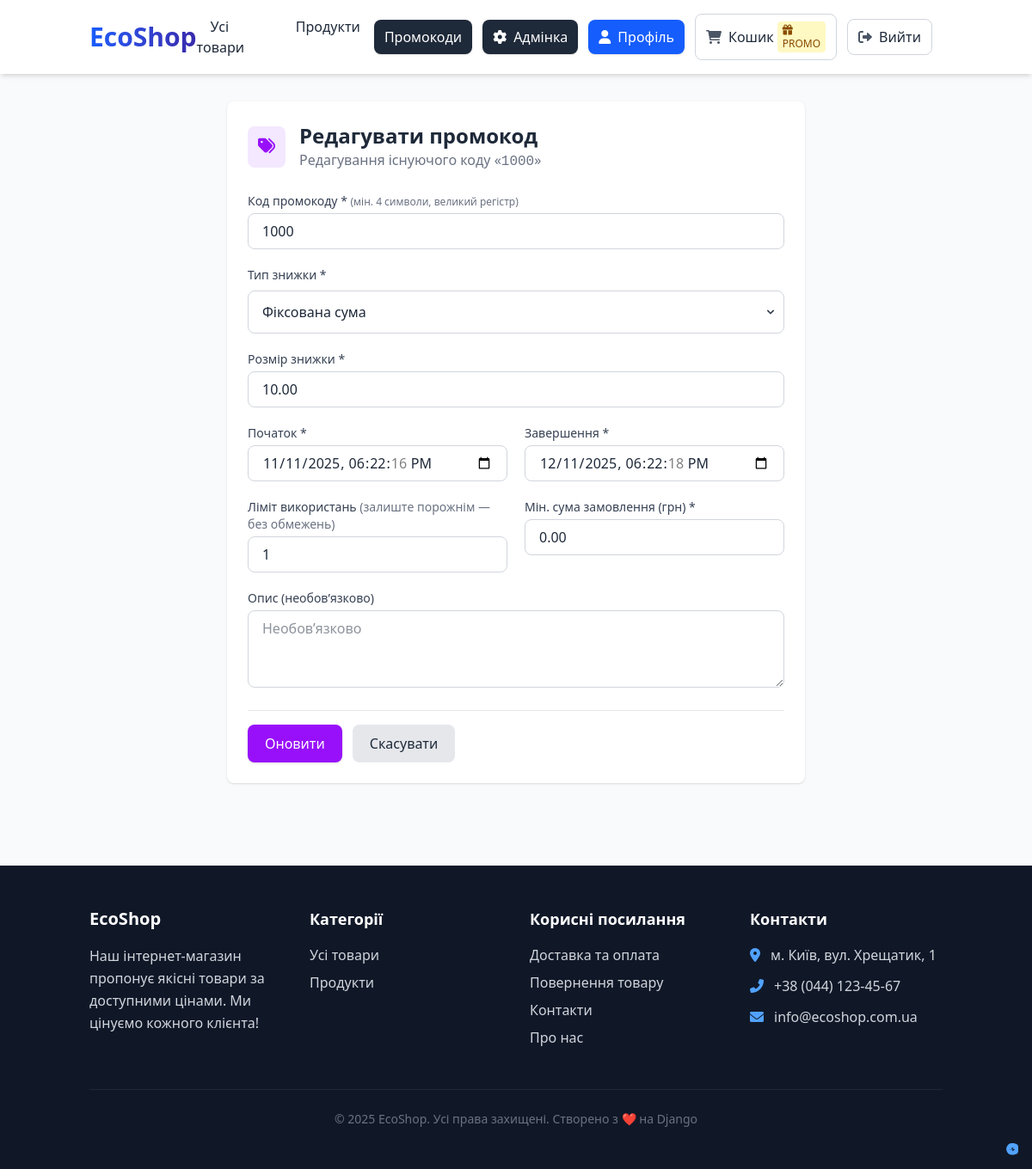
The app's page /discounts/promo/edit/1/ (signed in) with its own data.
### main/models.py (models this page shows, shortened)
class Category(models.Model):
    name = models.CharField(max_length=100, db_index=True)
    slug = models.SlugField(max_length=100, unique=True)
    description = models.TextField(blank=True)
    image = models.ImageField(upload_to='categories/', blank=True)
    is_active = models.BooleanField(default=True)
    class Meta:
        ordering = ['name']
        verbose_name = _('Категорія')
        verbose_name_plural = _('Категорії')
    def get_absolute_url(self):
        return reverse('main:product_list_by_category', args=[self.slug])

### discounts/models.py (models this page shows, shortened)
class PromoCode(models.Model):
    code = models.CharField(max_length=50, unique=True)
    discount_type = models.CharField(max_length=20, choices=PROMO_TYPES)
    value = models.DecimalField(max_digits=10, decimal_places=2, default=0)
    start_date = models.DateTimeField()
    end_date = models.DateTimeField()
    usage_limit = models.IntegerField(null=True, blank=True)
    used_count = models.IntegerField(default=0)
    min_order_amount = models.DecimalField(max_digits=12, decimal_places=2, default=Decimal('0.00'))
    is_active = models.BooleanField(default=True)
    description = models.TextField(blank=True)
    created_by = models.ForeignKey(User, null=True, blank=True, on_delete=models.SET_NULL)
    created_at = models.DateTimeField(auto_now_add=True)
    class Meta:
        ordering = ['-created_at']
        verbose_name = 'Промокод'
        verbose_name_plural = 'Промокоди'

### discounts/views.py (the view)
# urls.py: path('promo/edit/<int:promo_id>/', views.edit_promo_code, name='edit_promo_code'),  # ← додано!
@staff_member_required
def edit_promo_code(request, promo_id):
    promo = get_object_or_404(PromoCode, pk=promo_id)
    if request.method == 'POST':
        form = PromoCodeForm(request.POST, instance=promo)
        if form.is_valid():
            pc = form.save(commit=False)
            pc.code = pc.code.strip().upper().replace(' ', '')
            pc.save()
            return redirect('discounts:promo_code_list')
    else:
        form = PromoCodeForm(instance=promo)
    return render(request, 'discounts/promo_code_form.html', {
        'form': form,
        'promo': promo
    })

### main/context_processors.py (called while the page is built)
def categories(request):
    return {
        'categories': Category.objects.filter(is_active=True)
    }

### templates/discounts/promo_code_form.html (shortened to what this page needs)
{% extends "main/base.html" %}
{% load widget_tweaks %}
{% block content %}
<div class="max-w-2xl mx-auto">
  <div class="bg-white rounded-lg shadow p-6">
    <div class="flex items-center mb-6">
      <div class="bg-purple-100 p-3 rounded-lg mr-4">
        <i class="fas fa-tags text-purple-600 text-xl"></i>
      </div>
      <div>
        <h1 class="text-2xl font-bold text-gray-800">
          {% if promo.pk %}Редагувати промокод{% else %}Створити промокод{% endif %}
        </h1>
        <p class="text-gray-500">
          {% if promo.pk %}Редагування існуючого коду «<span class="font-mono">{{ promo.code }}</span>»{% else %}Введіть параметри нового промокоду{% endif %}
        </p>
      </div>
    </div>
    <form method="post">
      <div class="mb-5">
        <label for="{{ form.code.id_for_label }}" class="block text-sm font-medium text-gray-700 mb-1">
          Код промокоду * <span class="text-gray-500 text-xs">(мін. 4 символи, великий регістр)</span>
        </label>
        {{ form.code|attr:"class:w-full px-4 py-2 border border-gray-300 rounded-lg focus:ring-2 focus:ring-purple-500 focus:border-purple-500" }}
      </div>
      <div class="mb-5">
        <label for="{{ form.discount_type.id_for_label }}" class="block text-sm font-medium text-gray-700 mb-2">
          Тип знижки *
        </label>
        <div class="relative">
          {{ form.discount_type|attr:"class:w-full px-4 py-3 border border-gray-300 rounded-lg focus:ring-2 focus:ring-purple-500 appearance-none bg-white" }}
          <div class="pointer-events-none absolute inset-y-0 right-0 flex items-center px-2 text-gray-700">
          </div>
        </div>
      </div>
      <div class="mb-5">
        <label for="{{ form.value.id_for_label }}" class="block text-sm font-medium text-gray-700 mb-1">
          Розмір знижки *
        </label>
        {{ form.value|attr:"class:w-full px-4 py-2 border border-gray-300 rounded-lg focus:ring-2 focus:ring-purple-500 focus:border-purple-500" }}
      </div>
      <div class="grid grid-cols-1 md:grid-cols-2 gap-5 mb-5">
        <div>
          <label for="{{ form.start_date.id_for_label }}" class="block text-sm font-medium text-gray-700 mb-1">Початок *</label>
          {{ form.start_date|attr:"class:w-full px-4 py-2 border border-gray-300 rounded-lg" }}
        </div>
        <div>
          <label for="{{ form.end_date.id_for_label }}" class="block text-sm font-medium text-gray-700 mb-1">Завершення *</label>
          {{ form.end_date|attr:"class:w-full px-4 py-2 border border-gray-300 rounded-lg" }}
        </div>
      </div>
      <div class="grid grid-cols-1 md:grid-cols-2 gap-5 mb-5">
        <div>
          <label for="{{ form.usage_limit.id_for_label }}" class="block text-sm font-medium text-gray-700 mb-1">
            Ліміт використань <span class="text-gray-500">(залиште порожнім — без обмежень)</span>
          </label>
          {{ form.usage_limit|attr:"class:w-full px-4 py-2 border border-gray-300 rounded-lg focus:ring-2 focus:ring-purple-500" }}
        </div>
        <div>
          <label for="{{ form.min_order_amount.id_for_label }}" class="block text-sm font-medium text-gray-700 mb-1">
            Мін. сума замовлення (грн) *
          </label>
          {{ form.min_order_amount|attr:"class:w-full px-4 py-2 border border-gray-300 rounded-lg focus:ring-2 focus:ring-purple-500" }}
        </div>
      </div>
      <div class="mb-5">
        <label for="{{ form.description.id_for_label }}" class="block text-sm font-medium text-gray-700 mb-1">
          Опис (необов’язково)
        </label>
        {{ form.description|attr:"class:w-full px-4 py-2 border border-gray-300 rounded-lg focus:ring-2 focus:ring-purple-500 focus:border-purple-500|rows:3" }}
      </div>
      <div class="flex flex-wrap gap-3 pt-4 border-t border-gray-200">
        <button type="submit"
                class="px-5 py-2.5 bg-purple-600 text-white font-medium rounded-lg hover:bg-purple-700 shadow transition-colors">
          {% if promo.pk %}Оновити{% else %}Створити{% endif %}
        </button>
        <a href="{% url 'discounts:promo_code_list' %}"
           class="px-5 py-2.5 bg-gray-200 text-gray-800 font-medium rounded-lg hover:bg-gray-300 transition-colors">
          Скасувати
        </a>
      </div>
    </form>
  </div>
</div>
{% endblock %}

### templates/main/base.html (shortened to what this page needs)
{% load static %}
{% load tailwind_tags %}
<!DOCTYPE html>
<html lang="uk" class="scroll-smooth">
<head>
    {% tailwind_css %}
    <link rel="stylesheet" href="https://cdnjs.cloudflare.com/ajax/libs/font-awesome/6.0.0/css/all.min.css">
</head>
<body class="bg-gray-50 text-gray-800 flex flex-col min-h-screen">
    <header class="bg-white shadow-md sticky top-0 z-50">
        <div class="container mx-auto px-4">
            <div class="flex flex-col md:flex-row md:items-center md:justify-between py-4">
                <div class="mb-4 md:mb-0">
                    <h1 class="text-2xl md:text-3xl font-bold bg-gradient-to-r from-blue-600 to-indigo-800 bg-clip-text text-transparent">
                        <a href="{% url 'main:product_list' %}" class="hover:text-blue-600 transition-colors">EcoShop</a>
                    </h1>
                </div>
                <nav class="hidden md:block">
                    <ul class="flex space-x-1">
                        <li>
                            <a href="{% url 'main:product_list' %}"
                               class="px-4 py-2 font-medium rounded-md hover:bg-blue-50 hover:text-blue-700 transition-all ">
                                Усі товари
                            </a>
                        </li>
                        {% for cat in categories %}
                            <li>
                                <a href="{{ cat.get_absolute_url }}"
                                   class="px-4 py-2 font-medium rounded-md hover:bg-blue-50 hover:text-blue-700 transition-all {% if request.resolver_match.kwargs.slug == cat.slug %}bg-blue-100 text-blue-800{% endif %}">
                                    {{ cat.name }}
                                </a>
                            </li>
                        {% endfor %}
                    </ul>
                </nav>
                <div class="flex items-center space-x-3">
                    {% if user.is_authenticated %}
                        {% if user.is_staff %}
                            <a href="{% url 'discounts:promo_code_list' %}"
                             class="hidden sm:inline-flex items-center px-3 py-2 bg-gray-800 text-white rounded-lg hover:bg-gray-900 transition-colors shadow-sm">
                                <span class="hidden sm:inline">Промокоди</span>
                            </a>
                        {% endif %}
                        {% if user.is_staff %}
                            <a href="{% url 'admin:index' %}"
                            class="hidden sm:inline-flex items-center px-3 py-2 bg-gray-800 text-white rounded-lg hover:bg-gray-900 transition-colors shadow-sm">
                                <i class="fas fa-cog mr-1 sm:mr-2"></i>
                                <span class="hidden sm:inline">Адмінка</span>
                            </a>
                        {% endif %}
                        <a href="{% url 'accounts:profile' %}"
                        class="hidden sm:inline-flex items-center px-3 py-2 bg-blue-600 text-white rounded-lg hover:bg-blue-700 transition-colors shadow-sm">
                            <i class="fas fa-user mr-1 sm:mr-2"></i>
                            <span class="hidden sm:inline">Профіль</span>
                        </a>
                        {% with cart_item_count=request.session.cart|length|default:0 %}
                            <a href="{% url 'cart:cart_detail' %}"
                            class="relative inline-flex items-center px-3 py-2 border border-gray-300 rounded-lg hover:bg-gray-50 transition-colors">
                                <i class="fas fa-shopping-cart text-gray-600 mr-1 sm:mr-2"></i>
                                <span class="hidden sm:inline">Кошик</span>
                                {% if request.session.applied_promo %}
                                    <span class="ml-1 hidden sm:inline bg-yellow-100 text-yellow-800 text-xs px-1.5 py-0.5 rounded">
                                        <i class="fas fa-gift text-xs mr-0.5"></i>PROMO
                                    </span>
                                {% endif %}
                            </a>
                        {% endwith %}
                        <a href="{% url 'accounts:logout' %}"
                        class="inline-flex items-center px-3 py-2 border border-gray-300 rounded-lg hover:bg-gray-50 transition-colors">
                            <i class="fas fa-sign-out-alt mr-2 text-gray-600"></i>
                            <span class="hidden sm:inline">Вийти</span>
                        </a>
                    {% endif %}
                </div>
            </div>
        </div>
    </header>
    <main class="flex-grow container mx-auto px-4 py-8">
        {% block content %}{% endblock %}
    </main>
    <footer class="bg-gray-900 text-gray-300 mt-16">
        <div class="container mx-auto px-4 py-12">
            <div class="grid grid-cols-1 md:grid-cols-4 gap-8">
                <div class="md:col-span-1">
                    <h3 class="text-white text-xl font-bold mb-4">EcoShop</h3>
                    <p class="mb-4 leading-relaxed">Наш інтернет-магазин пропонує якісні товари за доступними цінами. Ми цінуємо кожного клієнта!</p>
                    <div class="flex space-x-4">
                        <a href="#" class="text-blue-400 hover:text-blue-300 text-xl"><i class="fab fa-facebook"></i></a>
                        <a href="#" class="text-blue-400 hover:text-blue-300 text-xl"><i class="fab fa-instagram"></i></a>
                        <a href="#" class="text-blue-400 hover:text-blue-300 text-xl"><i class="fab fa-telegram"></i></a>
                    </div>
                </div>
                <div class="md:col-span-1">
                    <h4 class="text-white font-semibold mb-4 text-lg">Категорії</h4>
                    <ul class="space-y-2">
                        <li><a href="{% url 'main:product_list' %}" class="hover:text-white transition-colors">Усі товари</a></li>
                        {% for cat in categories|slice:":4" %}
                            <li><a href="{{ cat.get_absolute_url }}" class="hover:text-white transition-colors">{{ cat.name }}</a></li>
                        {% endfor %}
                    </ul>
                </div>
                <div class="md:col-span-1">
                    <h4 class="text-white font-semibold mb-4 text-lg">Корисні посилання</h4>
                    <ul class="space-y-2">
                        <li><a href="#" class="hover:text-white transition-colors">Доставка та оплата</a></li>
                        <li><a href="#" class="hover:text-white transition-colors">Повернення товару</a></li>
                        <li><a href="#" class="hover:text-white transition-colors">Контакти</a></li>
                        <li><a href="#" class="hover:text-white transition-colors">Про нас</a></li>
                    </ul>
                </div>
                <div class="md:col-span-1">
                    <h4 class="text-white font-semibold mb-4 text-lg">Контакти</h4>
                    <ul class="space-y-3">
                        <li class="flex items-start">
                            <i class="fas fa-map-marker-alt mt-1 mr-3 text-blue-400"></i>
                            <span>м. Київ, вул. Хрещатик, 1</span>
                        </li>
                        <li class="flex items-start">
                            <i class="fas fa-phone-alt mt-1 mr-3 text-blue-400"></i>
                            <span>+38 (044) 123-45-67</span>
                        </li>
                        <li class="flex items-start">
                            <i class="fas fa-envelope mt-1 mr-3 text-blue-400"></i>
                            <span>info@ecoshop.com.ua</span>
                        </li>
                    </ul>
                </div>
            </div>
            <div class="border-t border-gray-800 mt-12 pt-6 text-center text-gray-500 text-sm">
                <p>&copy; {% now 'Y' %} EcoShop. Усі права захищені. Створено з ❤️ на Django</p>
            </div>
        </div>
    </footer>
</body>
</html>

### records on screen
Category: name "Продукти"
PromoCode: code "1000", discount_type "Фіксована сума", value "10.00", start_date "11/11/2025 18:22:16", end_date "12/11/2025 18:22:18", usage_limit "1", min_order_amount "0.00"
